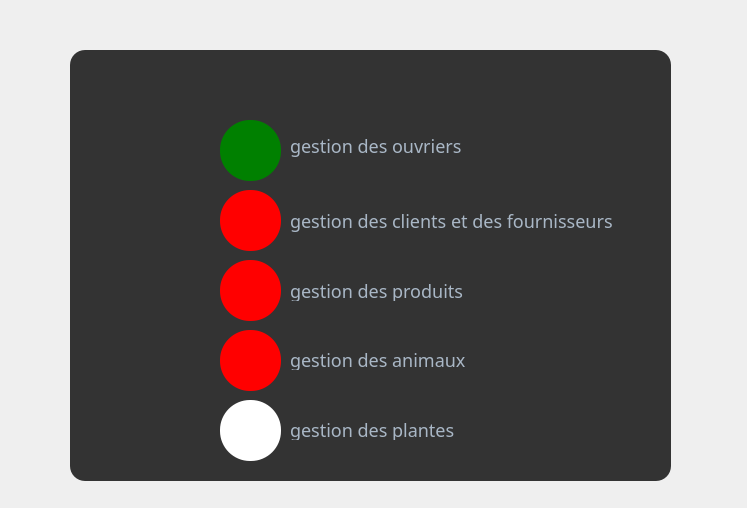
<?xml version="1.0" encoding="UTF-8"?>
<ui version="4.0">
 <class>menu</class>
 <widget class="QDialog" name="menu">
  <property name="geometry">
   <rect>
    <x>0</x>
    <y>0</y>
    <width>747</width>
    <height>508</height>
   </rect>
  </property>
  <property name="windowTitle">
   <string>Dialog</string>
  </property>
  <property name="styleSheet">
   <string notr="true">#menu
{
border-image: url(:/new/prefix1/source/sheeps.jpg);

}</string>
  </property>
  <widget class="QFrame" name="frame">
   <property name="geometry">
    <rect>
     <x>70</x>
     <y>50</y>
     <width>601</width>
     <height>431</height>
    </rect>
   </property>
   <property name="styleSheet">
    <string notr="true">#frame{
background-color: #333;
border-radius:15px;

}</string>
   </property>
   <property name="frameShape">
    <enum>QFrame::StyledPanel</enum>
   </property>
   <property name="frameShadow">
    <enum>QFrame::Raised</enum>
   </property>
   <widget class="QPushButton" name="pushButton">
    <property name="geometry">
     <rect>
      <x>150</x>
      <y>70</y>
      <width>61</width>
      <height>61</height>
     </rect>
    </property>
    <property name="styleSheet">
     <string notr="true">border-radius: 30px;

background-color: green;
border-image: url(:/new/prefix1/source/Edit-Male-User-icon.png);</string>
    </property>
    <property name="text">
     <string/>
    </property>
   </widget>
   <widget class="QPushButton" name="pushButton_2">
    <property name="geometry">
     <rect>
      <x>150</x>
      <y>140</y>
      <width>61</width>
      <height>61</height>
     </rect>
    </property>
    <property name="styleSheet">
     <string notr="true">border-radius: 30px;

background-color: red;
border-image: url(:/new/prefix1/source/founisseur.png);</string>
    </property>
    <property name="text">
     <string/>
    </property>
   </widget>
   <widget class="QPushButton" name="pushButton_3">
    <property name="geometry">
     <rect>
      <x>150</x>
      <y>210</y>
      <width>61</width>
      <height>61</height>
     </rect>
    </property>
    <property name="styleSheet">
     <string notr="true">border-radius: 30px;

background-color: red;
border-image: url(:/new/prefix1/source/produit.jpg);</string>
    </property>
    <property name="text">
     <string/>
    </property>
   </widget>
   <widget class="QPushButton" name="pushButton_4">
    <property name="geometry">
     <rect>
      <x>150</x>
      <y>280</y>
      <width>61</width>
      <height>61</height>
     </rect>
    </property>
    <property name="styleSheet">
     <string notr="true">border-radius: 30px;

background-color: red;
border-image: url(:/new/prefix1/source/poules.jpg);</string>
    </property>
    <property name="text">
     <string/>
    </property>
   </widget>
   <widget class="QPushButton" name="pushButton_5">
    <property name="geometry">
     <rect>
      <x>150</x>
      <y>350</y>
      <width>61</width>
      <height>61</height>
     </rect>
    </property>
    <property name="styleSheet">
     <string notr="true">border-radius: 30px;

background-color: white;
border-image: url(:/new/prefix1/source/plante.png);</string>
    </property>
    <property name="text">
     <string/>
    </property>
   </widget>
   <widget class="QLabel" name="label">
    <property name="geometry">
     <rect>
      <x>220</x>
      <y>80</y>
      <width>261</width>
      <height>31</height>
     </rect>
    </property>
    <property name="styleSheet">
     <string notr="true">font-family: century gothic;
font-size: 18px;
color: #a9b7c6;</string>
    </property>
    <property name="text">
     <string>gestion des ouvriers</string>
    </property>
   </widget>
   <widget class="QLabel" name="label_2">
    <property name="geometry">
     <rect>
      <x>220</x>
      <y>150</y>
      <width>331</width>
      <height>41</height>
     </rect>
    </property>
    <property name="styleSheet">
     <string notr="true">font-family: century gothic;
font-size: 18px;
color: #a9b7c6;</string>
    </property>
    <property name="text">
     <string>gestion des clients et des fournisseurs</string>
    </property>
   </widget>
   <widget class="QLabel" name="label_3">
    <property name="geometry">
     <rect>
      <x>220</x>
      <y>230</y>
      <width>221</width>
      <height>21</height>
     </rect>
    </property>
    <property name="styleSheet">
     <string notr="true">font-family: century gothic;
font-size: 18px;
color: #a9b7c6;</string>
    </property>
    <property name="text">
     <string>gestion des produits</string>
    </property>
   </widget>
   <widget class="QLabel" name="label_4">
    <property name="geometry">
     <rect>
      <x>220</x>
      <y>300</y>
      <width>191</width>
      <height>20</height>
     </rect>
    </property>
    <property name="styleSheet">
     <string notr="true">font-family: century gothic;
font-size: 18px;
color: #a9b7c6;</string>
    </property>
    <property name="text">
     <string>gestion des animaux</string>
    </property>
   </widget>
   <widget class="QLabel" name="label_5">
    <property name="geometry">
     <rect>
      <x>220</x>
      <y>370</y>
      <width>201</width>
      <height>20</height>
     </rect>
    </property>
    <property name="styleSheet">
     <string notr="true">font-family: century gothic;
font-size: 18px;
color: #a9b7c6;</string>
    </property>
    <property name="text">
     <string>gestion des plantes</string>
    </property>
   </widget>
  </widget>
 </widget>
 <resources/>
 <connections/>
</ui>
